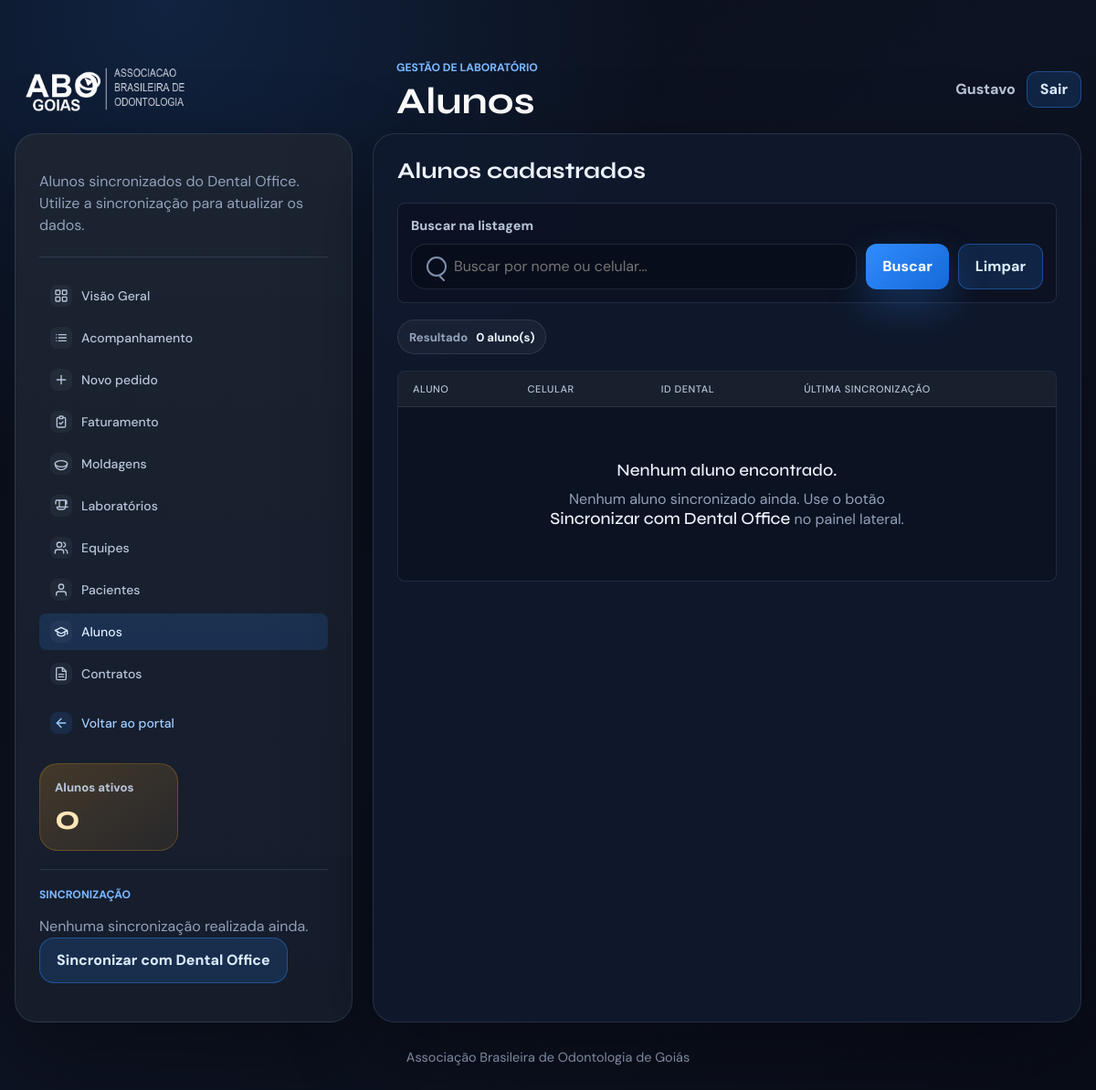
The page /laboratorio/alunos/ (signed in) on the database as committed earlier.
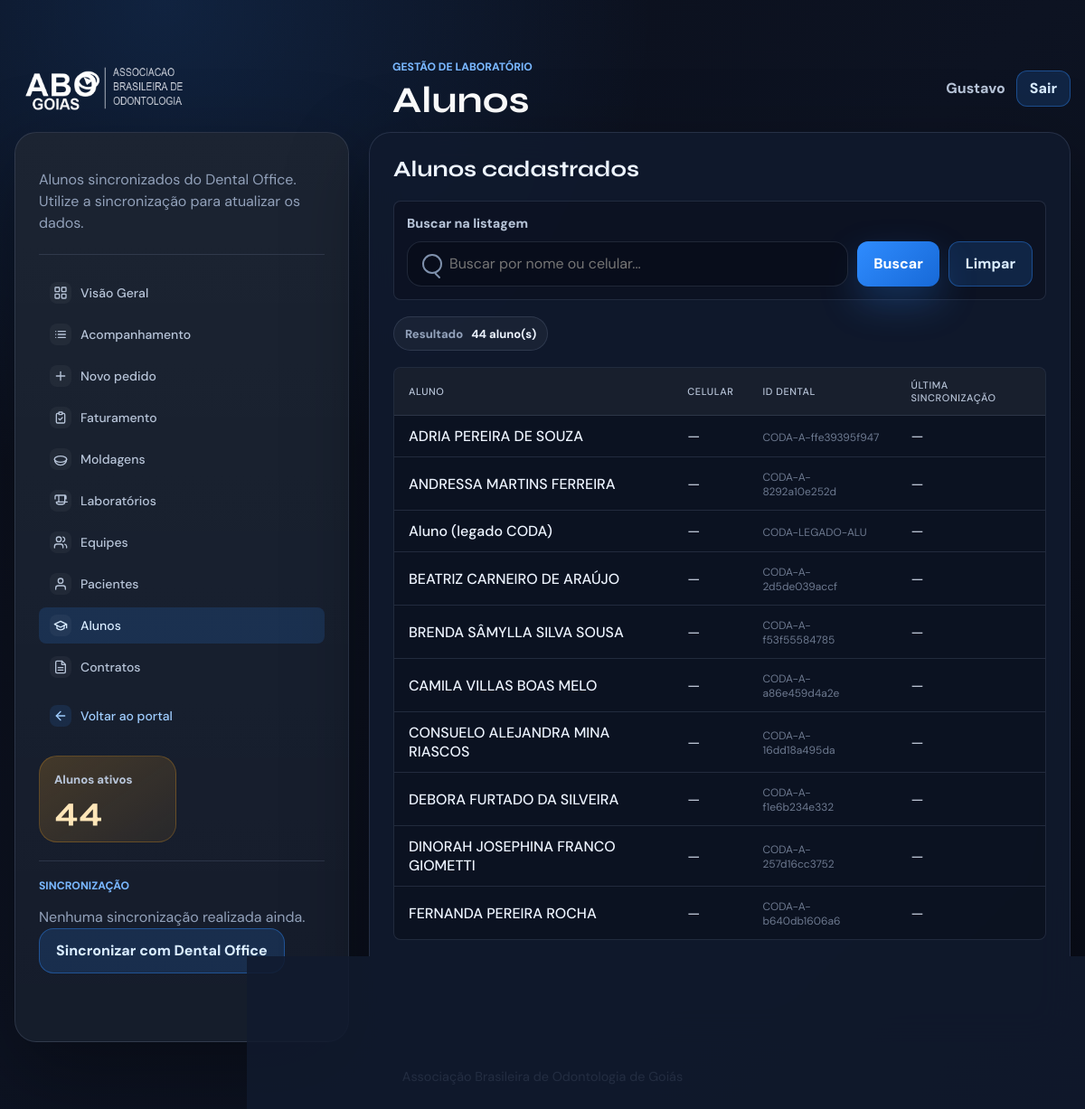
The same page on the database as committed later.
### gestao_lab/models.py (models this page shows, shortened)
class AlunoLab(ModeloBase):
    nome = models.CharField(max_length=150)
    celular = models.CharField(max_length=20, blank=True)
    id_dental = models.CharField(max_length=50, unique=True)
    origem = models.CharField(
        max_length=20,
        choices=OrigemDados.choices,
        default=OrigemDados.DENTAL,
    )
    ultima_sincronizacao = models.DateTimeField(null=True, blank=True)
    class Meta:
        ordering = ["nome"]
        verbose_name = "aluno (lab)"
        verbose_name_plural = "alunos (lab)"

### gestao_lab/views.py (the view)
# urls.py: path("alunos/", views.alunos_lab, name="lab_alunos"),
@login_required
def alunos_lab(request: HttpRequest) -> HttpResponse:
    from django.db.models import Max
    qs = AlunoLab.objects.filter(ativo=True).order_by("nome")
    busca = request.GET.get("q", "").strip()
    if busca:
        qs = qs.filter(Q(nome__icontains=busca) | Q(celular__icontains=busca))
    total = AlunoLab.objects.filter(ativo=True).count()
    ultima_sync = AlunoLab.objects.aggregate(s=Max("ultima_sincronizacao"))["s"]
    historico_sync = RegistroSync.objects.all()[:5]
    page_obj, query_string = _paginar(request, qs)
    return render(
        request,
        "gestao_lab/alunos.html",
        {
            "alunos": page_obj,
            "page_obj": page_obj,
            "query_string": query_string,
            "busca": busca,
            "total": total,
            "ultima_sync": ultima_sync,
            "historico_sync": historico_sync,
        },
    )

### gestao_cme/context_processors.py (called while the page is built)
def usuario_logado(request: HttpRequest) -> dict:
    return {"usuario_logado": request.user if request.user.is_authenticated else None}

### gestao_lab/views.py (called while the page is built)
def _paginar(request: HttpRequest, queryset: QuerySet) -> tuple[Page, str]:
    params = request.GET.copy()
    params.pop("page", None)
    paginator = Paginator(queryset, REGISTROS_POR_PAGINA)
    return paginator.get_page(request.GET.get("page")), params.urlencode()

### gestao_lab/templates/gestao_lab/alunos.html (shortened to what this page needs)
{% extends "gestao_lab/base.html" %}
{% load lab_tags %}
{% block header_eyebrow %}Gestão de laboratório{% endblock %}
{% block header_title %}Alunos{% endblock %}
{% block content %}
<main class="page-shell">
    <div class="layout-grid">
        <aside class="panel config-panel">
            <p class="panel-copy">Alunos sincronizados do Dental Office. Utilize a sincronização para atualizar os dados.</p>
            {% include "gestao_lab/partials/menu_lab.html" with active_page="alunos" %}
            <div class="metric-grid">
                <div class="metric-card">
                    <span class="metric-label">Alunos ativos</span>
                    <strong>{{ total }}</strong>
                </div>
            </div>
            <div class="sidebar-section">
                <p class="section-label">Sincronização</p>
                {% if ultima_sync %}
                    <p class="panel-copy">Última atualização: <strong>{{ ultima_sync|date:"d/m/Y H:i" }}</strong></p>
                {% else %}
                    <p class="panel-copy">Nenhuma sincronização realizada ainda.</p>
                {% endif %}
                <form method="post" action="{% url 'lab_sincronizar' %}">
                    <button class="button secondary" type="submit">Sincronizar com Dental Office</button>
                </form>
            </div>
        </aside>
        <section class="panel results-panel">
            <div class="results-topbar">
                <div>
                    <h2>Alunos cadastrados</h2>
                </div>
            </div>
            <form class="results-search" method="get">
                <label class="search-label" for="results-q-alunos">Buscar na listagem</label>
                <div class="results-search-row">
                    <div class="search-control">
                        <input id="results-q-alunos" type="search" name="q" value="{{ busca }}" placeholder="Buscar por nome ou celular...">
                    </div>
                    <button class="button primary" type="submit">Buscar</button>
                    <a class="button secondary" href="{% url 'lab_alunos' %}">Limpar</a>
                </div>
            </form>
            <div class="selection-summary">
                <div class="info-chip">
                    <span>Resultado</span>
                    <strong>{{ page_obj.paginator.count }} aluno(s)</strong>
                </div>
            </div>
            <div class="table-wrap data-table-wrap">
                <table class="data-table">
                    <thead>
                        <tr>
                            <th>Aluno</th>
                            <th>Celular</th>
                            <th>ID Dental</th>
                            <th>Última sincronização</th>
                        </tr>
                    </thead>
                    <tbody>
                        {% for aluno in alunos %}
                            <tr>
                                <td><strong>{{ aluno.nome }}</strong></td>
                                <td>
                                    {% if aluno.celular %}
                                        <a href="{{ aluno.celular|whatsapp_url }}" target="_blank" rel="noopener">
                                            {{ aluno.celular }}
                                        </a>
                                    {% else %}
                                        —
                                    {% endif %}
                                </td>
                                <td>
                                    <span class="cell-muted">{{ aluno.id_dental }}</span>
                                </td>
                                <td>
                                    {% if aluno.ultima_sincronizacao %}
                                        <span class="cell-muted">{{ aluno.ultima_sincronizacao|date:"d/m/Y H:i" }}</span>
                                    {% else %}
                                        —
                                    {% endif %}
                                </td>
                            </tr>
                        {% empty %}
                            <tr class="empty-row">
                                <td colspan="4">
                                    <div class="empty-state">
                                        <strong>Nenhum aluno encontrado.</strong>
                                        <p>
                                            {% if busca %}
                                                Revise os termos de busca ou
                                                <a href="{% url 'lab_alunos' %}">limpe o filtro</a>.
                                            {% else %}
                                                Nenhum aluno sincronizado ainda. Use o botão
                                                <strong>Sincronizar com Dental Office</strong> no painel lateral.
                                            {% endif %}
                                        </p>
                                    </div>
                                </td>
                            </tr>
                        {% endfor %}
                    </tbody>
                </table>
            </div>
            {% include "gestao_cme/partials/paginacao.html" %}
        </section>
    </div>
</main>
{% endblock %}

### gestao_lab/templates/gestao_lab/base.html (shortened to what this page needs)
{% extends "gestao_cme/base.html" %}

### gestao_cme/templates/gestao_cme/base.html (shortened to what this page needs)
﻿{% load static %}
<!doctype html>
<html lang="pt-BR">
<head>
    <link rel="stylesheet" href="{% static 'gestao_cme/css/home.css' %}">
</head>
<body class="{% block body_class %}{% endblock %}">
    <header class="app-header {% block header_class %}{% endblock %}">
        <div class="header-inner">
            <div class="brand">
                <img class="brand-logo" src="{% static 'gestao_cme/img/logo.png' %}" alt="ABO Goiás">
                {% block header_brand_text %}
                    <div>
                        <p class="eyebrow">{% block header_eyebrow %}ABO Goiás{% endblock %}</p>
                        <h1>{% block header_title %}Sistemas internos{% endblock %}</h1>
                    </div>
                {% endblock %}
            </div>
            {% if usuario_logado %}
                <div class="user-menu">
                    <span>{{ usuario_logado.get_full_name|default:usuario_logado.username }}</span>
                    <form method="post" action="{% url 'logout' %}">
                        <button class="button secondary compact-button" type="submit">Sair</button>
                    </form>
                </div>
            {% endif %}
        </div>
    </header>
    {% block content %}{% endblock %}
    {% block footer %}
        <footer class="footer">
            Associação Brasileira de Odontologia de Goiás
        </footer>
    {% endblock %}
</body>
</html>

### gestao_lab/templates/gestao_lab/partials/menu_lab.html
<nav class="side-nav" aria-label="Navegação do laboratório">
    <a class="side-link {% if active_page == 'dashboard' %}active{% endif %}" href="{% url 'lab_dashboard' %}">
        <span class="side-icon" aria-hidden="true">
            <svg viewBox="0 0 24 24">
                <rect width="7" height="7" x="3" y="3" rx="1"></rect>
                <rect width="7" height="7" x="14" y="3" rx="1"></rect>
                <rect width="7" height="7" x="14" y="14" rx="1"></rect>
                <rect width="7" height="7" x="3" y="14" rx="1"></rect>
            </svg>
        </span>
        <span>Visão Geral</span>
    </a>
    <a class="side-link {% if active_page == 'pedidos' %}active{% endif %}" href="{% url 'lab_pedidos' %}">
        <span class="side-icon" aria-hidden="true">
            <svg viewBox="0 0 24 24">
                <path d="M8 7h12"></path>
                <path d="M8 12h12"></path>
                <path d="M8 17h12"></path>
                <path d="M4 7h.01"></path>
                <path d="M4 12h.01"></path>
                <path d="M4 17h.01"></path>
            </svg>
        </span>
        <span>Acompanhamento</span>
    </a>
    <a class="side-link {% if active_page == 'novo_pedido' %}active{% endif %}" href="{% url 'lab_criar_pedido' %}">
        <span class="side-icon" aria-hidden="true">
            <svg viewBox="0 0 24 24">
                <path d="M12 5v14"></path>
                <path d="M5 12h14"></path>
            </svg>
        </span>
        <span>Novo pedido</span>
    </a>
    <a class="side-link {% if active_page == 'faturamento' %}active{% endif %}" href="{% url 'lab_pedidos_faturamento' %}">
        <span class="side-icon" aria-hidden="true">
            <svg viewBox="0 0 24 24">
                <path d="M9 5H7a2 2 0 0 0-2 2v12a2 2 0 0 0 2 2h10a2 2 0 0 0 2-2V7a2 2 0 0 0-2-2h-2"></path>
                <rect width="6" height="4" x="9" y="3" rx="1"></rect>
                <path d="m9 14 2 2 4-4"></path>
            </svg>
        </span>
        <span>Faturamento</span>
    </a>
    <a class="side-link {% if active_page == 'moldagens' %}active{% endif %}" href="{% url 'lab_moldagens' %}">
        <span class="side-icon" aria-hidden="true">
            <svg viewBox="0 0 24 24">
                <ellipse cx="12" cy="12" rx="10" ry="5"></ellipse>
                <path d="M2 12c0 5.523 4.477 10 10 10s10-4.477 10-10"></path>
            </svg>
        </span>
        <span>Moldagens</span>
    </a>
    <a class="side-link {% if active_page == 'laboratorios' %}active{% endif %}" href="{% url 'lab_laboratorios' %}">
        <span class="side-icon" aria-hidden="true">
            <svg viewBox="0 0 24 24">
                <path d="M9 3H5a2 2 0 0 0-2 2v4m6-6h10a2 2 0 0 1 2 2v4M9 3v11m0 0H5m4 0h4m6-11v11m0 0h-4m4 0h4m-4 0a4 4 0 0 1-4 4H9a4 4 0 0 1-4-4m14 0H5"></path>
            </svg>
        </span>
        <span>Laboratórios</span>
    </a>
    <a class="side-link {% if active_page == 'equipes' %}active{% endif %}" href="{% url 'lab_equipes' %}">
        <span class="side-icon" aria-hidden="true">
            <svg viewBox="0 0 24 24">
                <path d="M16 21v-2a4 4 0 0 0-4-4H6a4 4 0 0 0-4 4v2"></path>
                <circle cx="9" cy="7" r="4"></circle>
                <path d="M22 21v-2a4 4 0 0 0-3-3.87"></path>
                <path d="M16 3.13a4 4 0 0 1 0 7.75"></path>
            </svg>
        </span>
        <span>Equipes</span>
    </a>
    <a class="side-link {% if active_page == 'pacientes' %}active{% endif %}" href="{% url 'lab_pacientes' %}">
        <span class="side-icon" aria-hidden="true">
            <svg viewBox="0 0 24 24">
                <path d="M20 21v-2a4 4 0 0 0-4-4H8a4 4 0 0 0-4 4v2"></path>
                <circle cx="12" cy="7" r="4"></circle>
            </svg>
        </span>
        <span>Pacientes</span>
    </a>
    <a class="side-link {% if active_page == 'alunos' %}active{% endif %}" href="{% url 'lab_alunos' %}">
        <span class="side-icon" aria-hidden="true">
            <svg viewBox="0 0 24 24">
                <path d="M22 10v6M2 10l10-5 10 5-10 5z"></path>
                <path d="M6 12v5c3 3 9 3 12 0v-5"></path>
            </svg>
        </span>
        <span>Alunos</span>
    </a>
    <a class="side-link {% if active_page == 'contratos' %}active{% endif %}" href="{% url 'contratos' %}">
        <span class="side-icon" aria-hidden="true">
            <svg viewBox="0 0 24 24">
                <path d="M14 2H6a2 2 0 0 0-2 2v16a2 2 0 0 0 2 2h12a2 2 0 0 0 2-2V8z"></path>
                <polyline points="14 2 14 8 20 8"></polyline>
                <line x1="16" y1="13" x2="8" y2="13"></line>
                <line x1="16" y1="17" x2="8" y2="17"></line>
            </svg>
        </span>
        <span>Contratos</span>
    </a>
    <a class="side-link side-link-return" href="{% url 'home' %}">
        <span class="side-icon" aria-hidden="true">
            <svg viewBox="0 0 24 24">
                <path d="M19 12H5"></path>
                <path d="m12 19-7-7 7-7"></path>
            </svg>
        </span>
        <span>Voltar ao portal</span>
    </a>
</nav>

### gestao_cme/templates/gestao_cme/partials/paginacao.html
{% if page_obj.paginator.count %}
    <div class="pagination-summary">
        <span>Página {{ page_obj.number }} de {{ page_obj.paginator.num_pages }}</span>
        <span>Exibindo {{ page_obj.start_index }} a {{ page_obj.end_index }} de {{ page_obj.paginator.count }}</span>
    </div>
{% endif %}
{% if page_obj.paginator.num_pages > 1 %}
    <nav class="pagination" aria-label="Paginação">
        {% if page_obj.has_previous %}
            <a class="page-link" href="?{% if query_string %}{{ query_string }}&{% endif %}page={{ page_obj.previous_page_number }}">Anterior</a>
        {% else %}
            <span class="page-link disabled">Anterior</span>
        {% endif %}
        {% for numero in page_obj.paginator.page_range %}
            {% if numero == page_obj.number %}
                <span class="page-link active">{{ numero }}</span>
            {% elif numero >= page_obj.number|add:"-2" and numero <= page_obj.number|add:"2" %}
                <a class="page-link" href="?{% if query_string %}{{ query_string }}&{% endif %}page={{ numero }}">{{ numero }}</a>
            {% endif %}
        {% endfor %}
        {% if page_obj.has_next %}
            <a class="page-link" href="?{% if query_string %}{{ query_string }}&{% endif %}page={{ page_obj.next_page_number }}">Próxima</a>
        {% else %}
            <span class="page-link disabled">Próxima</span>
        {% endif %}
    </nav>
{% endif %}

Rows that differ between the two databases and show on the page:
added AlunoLab: nome "ADRIA PEREIRA DE SOUZA", id_dental "CODA-A-ffe39395f947"
added AlunoLab: nome "ANDRESSA MARTINS FERREIRA", id_dental "CODA-A-8292a10e252d"
added AlunoLab: nome "Aluno (legado CODA)", id_dental "CODA-LEGADO-ALU"
added AlunoLab: nome "BEATRIZ CARNEIRO DE ARAÚJO", id_dental "CODA-A-2d5de039accf"
added AlunoLab: nome "BRENDA SÂMYLLA SILVA SOUSA", id_dental "CODA-A-f53f55584785"
added AlunoLab: nome "CAMILA VILLAS BOAS MELO", id_dental "CODA-A-a86e459d4a2e"
added AlunoLab: nome "CONSUELO ALEJANDRA MINA RIASCOS", id_dental "CODA-A-16dd18a495da"
added AlunoLab: nome "DEBORA FURTADO DA SILVEIRA", id_dental "CODA-A-f1e6b234e332"
added AlunoLab: nome "DINORAH JOSEPHINA FRANCO GIOMETTI", id_dental "CODA-A-257d16cc3752"
added AlunoLab: nome "FERNANDA PEREIRA ROCHA", id_dental "CODA-A-b640db1606a6"
Other text that changed with them:
{{ total }}: "0" → "44"
{{ page_obj.paginator.count }}: "0" → "44"
text no longer shown: "Nenhum aluno encontrado. Nenhum aluno sincronizado ainda. Use o botão Sincronizar com Dental Office no painel lateral."
